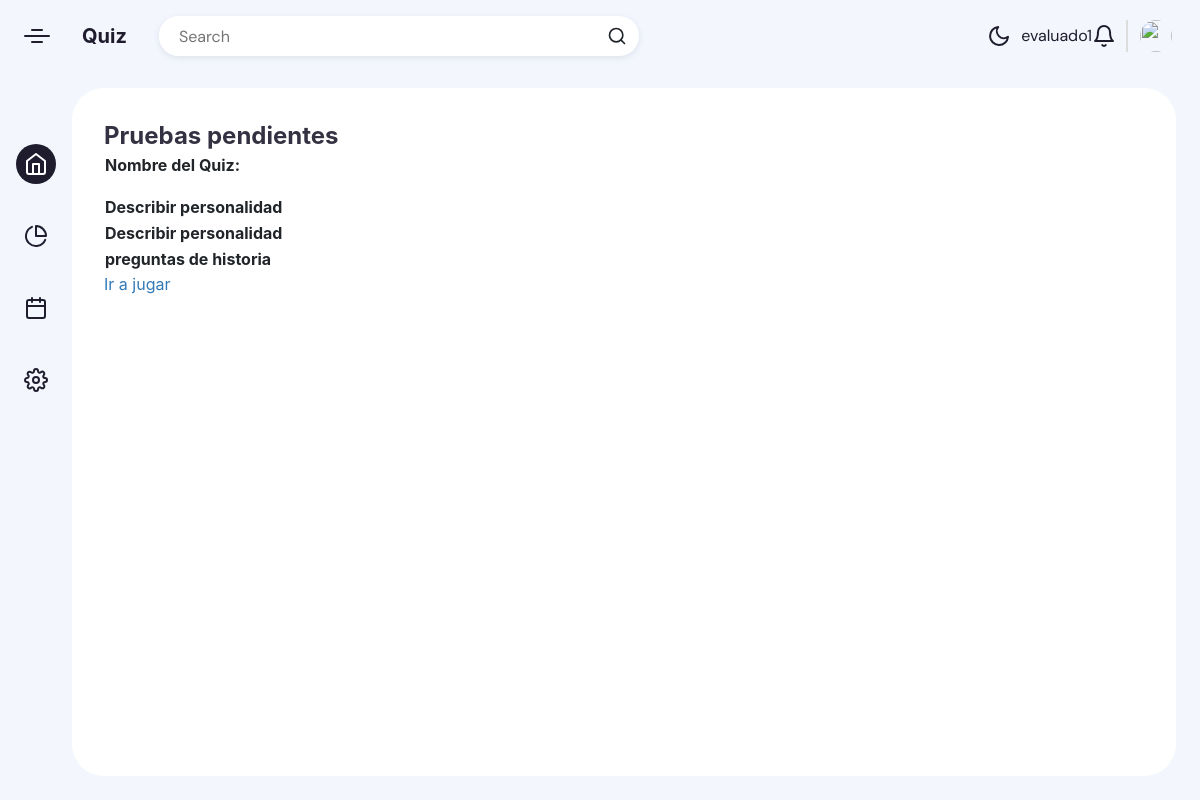
The page /tablaprocesos (signed in) on the database its author committed.
### app/models.py (models this page shows)
class Proceso(models.Model):
    id = models.AutoField(primary_key = True )
    nombre_proceso = models.CharField(max_length = 100)
    correo = models.EmailField(max_length = 100)
    class Tipo(models.TextChoices):
        PREGUNTAS = '1', "Preguntas"
        VOZ = '2', "VOZ"
        CARTAS = '3', "Cartas"
        VIDEOS = '4',"VIDEOS"
    tipo_quiz = models.CharField(
        max_length=2,
        choices=Tipo.choices,
        default=Tipo.CARTAS
    )
    def __str__(self):
        return self.nombre_proceso

### app/views.py (the view)
# urls.py: path('tablaprocesos', views.mostrar_procesos_incompletos,name="tablaprocesos"),
@login_required
def mostrar_procesos_incompletos(request):
    from django.contrib.auth.models import User
    from django.db.models import Q
    id_usuario = User.objects.filter(username=str(request.user))
    id_usuario = id_usuario[0].id
    campanas_incompletas = CampanaAsignada.objects.filter(Q(usuarioasignado_id=id_usuario) & Q(finalizo_campana=0))
    nombre_procesos_incompletos = []
    for proceso in campanas_incompletas:
        nombre_procesos_incompletos.append(str(proceso.procesoasignado))
    context = {
        'total_procesos':len(nombre_procesos_incompletos) if len(nombre_procesos_incompletos) > 0 else 0,
        'campaña_proceso':nombre_procesos_incompletos
    }
    return render(request,'tablaprocesos.html',context)

### app/templates/tablaprocesos.html (shortened to what this page needs)
<!DOCTYPE html>
<html lang="en">
<head>
    <link rel="stylesheet" href="https://cdnjs.cloudflare.com/ajax/libs/normalize/5.0.0/normalize.min.css">
    <link rel="stylesheet" href="https://maxcdn.bootstrapcdn.com/bootstrap/4.0.0/css/bootstrap.min.css">
    <link rel="stylesheet" href="../static/app/css/syles.css">
</head>
<body>
    <div class="app-container">
        <div class="app-header">
            <div class="app-header-left">
                <span class="app-icon"></span>
                <p class="app-name">Quiz </p>
                <div class="search-wrapper">
                    <input class="search-input" type="text" placeholder="Search">
                    <svg xmlns="http://www.w3.org/2000/svg" width="20" height="20" fill="none" stroke="currentColor" stroke-linecap="round" stroke-linejoin="round" stroke-width="2" class="feather feather-search" viewBox="0 0 24 24">
          <defs></defs>
          <circle cx="11" cy="11" r="8"></circle>
          <path d="M21 21l-4.35-4.35"></path>
        </svg>
                </div>
            </div>
            <div class="app-header-right">
                <button class="mode-switch" title="Switch Theme">
        <svg class="moon" fill="none" stroke="currentColor" stroke-linecap="round" stroke-linejoin="round" stroke-width="2" width="24" height="24" viewBox="0 0 24 24">
          <defs></defs>
          <path d="M21 12.79A9 9 0 1111.21 3 7 7 0 0021 12.79z"></path>
        </svg>
      </button>
                <button class="notification-btn">
                {{user}}
        <svg xmlns="http://www.w3.org/2000/svg" width="24" height="24" viewBox="0 0 24 24" fill="none" stroke="currentColor" stroke-width="2" stroke-linecap="round" stroke-linejoin="round" class="feather feather-bell">
          <path d="M18 8A6 6 0 0 0 6 8c0 7-3 9-3 9h18s-3-2-3-9" />
          <path d="M13.73 21a2 2 0 0 1-3.46 0" /></svg>
      </button>
                <button class="profile-btn">
        <img src="https://assets.codepen.io/3306515/IMG_2025.jpg" />
      </button>
            </div>
        </div>
        <div class="app-content">
            <div class="app-sidebar">
                <a href="{% url 'HomeUsuario' %}" class="app-sidebar-link active">
                    <svg xmlns="http://www.w3.org/2000/svg" width="24" height="24" viewBox="0 0 24 24" fill="none" stroke="currentColor" stroke-width="2" stroke-linecap="round" stroke-linejoin="round" class="feather feather-home">
          <path d="M3 9l9-7 9 7v11a2 2 0 0 1-2 2H5a2 2 0 0 1-2-2z" />
          <polyline points="9 22 9 12 15 12 15 22" /></svg>
                </a>
                <a href="" class="app-sidebar-link">
                    <svg class="link-icon" xmlns="http://www.w3.org/2000/svg" width="24" height="24" fill="none" stroke="currentColor" stroke-linecap="round" stroke-linejoin="round" stroke-width="2" class="feather feather-pie-chart" viewBox="0 0 24 24">
          <defs />
          <path d="M21.21 15.89A10 10 0 118 2.83M22 12A10 10 0 0012 2v10z" />
        </svg>
                </a>
                <a href="" class="app-sidebar-link">
                </a>
                <a href="" class="app-sidebar-link">
                </a>
            </div>
            <div class="projects-section">
                <div class="projects-section-header">
                    <p>Pruebas pendientes</p>
                </div>
                <div>
                    {% block content %}
                    <form method="POST">
                        <table>
                            <thead>
                                <th>
                                    <p>Nombre del Quiz:</p>
                                </th>
                            </thead>
                            <tbody>
                                {% comment %} {% for procesos in total_procesos %} {% endcomment %} {% for campaña in campaña_proceso %}
                                <tr>
                                    <th>
                                        {{campaña}}
                                    </th>
                                </tr>
                                {% endfor %} {% comment %} {% endfor %} {% endcomment %}
                            </tbody>
                        </table>
                        <a href="{% url 'jugar' %}">
                            Ir a jugar
                        </a>
                    </form>
                    {% endblock content %}
                </div>
            </div>
        </div>
</body>
</html>

### app/static/app/css/syles.css (style rules this page uses)
* { box-sizing: border-box; }
:root { --app-container: #f3f6fd; --main-color: #1f1c2e; --secondary-color: #4A4A4A; --link-color: #1f1c2e; --link-color-hover: #c3cff4; --link-color-active: #fff; --link-color-active-bg: #1f1c2e; --projects-section: #fff; --message-box-hover: #fafcff; --message-box-border: #e9ebf0; --more-list-bg: #fff; --more-list-bg-hover: #f6fbff; --more-list-shadow: rgba(209, 209, 209, 0.4); --button-bg: #1f1c24; --search-area-bg: #fff; --star: #1ff1c2e; --message-btn: #fff; }
html, body { width: 100%; margin: 0; height: 100%; flex-direction: column; }
body { padding: 0; box-sizing: border-box; display: flex; margin: 0; }
button, a { cursor: pointer; }
.app-container { display: flex; flex-direction: column; height: 100%; background-color: var(--app-container); transition: 0.2s; max-width: 1800px; }
.app-container button, .app-container input, .app-container optgroup, .app-container select, .app-container textarea { font-family: "DM Sans", sans-serif; }
.app-content { display: flex; margin: 0px; height: 100%; overflow: visible; padding: 16px 24px 24px 0; }
.app-header { display: flex; justify-content: space-between; align-items: center; width: 100%; padding: 16px 24px; position: relative; }
.app-header-left, .app-header-right { display: flex; align-items: center; }
.app-header-left { flex-grow: 1; }
.app-header-right button { margin-left: 10px; }
.app-icon { width: 26px; height: 2px; border-radius: 4px; background-color: var(--main-color); position: relative; }
.app-icon:before, .app-icon:after { content: ""; position: absolute; width: 12px; height: 2px; border-radius: 4px; background-color: var(--main-color); left: 50%; transform: translatex(-50%); }
.app-icon:before { top: -6px; }
.app-icon:after { bottom: -6px; }
.app-name { color: var(--main-color); margin: 0; font-size: 20px; line-height: 24px; font-weight: 700; margin: 0 32px; }
.mode-switch { background-color: transparent; border: none; padding: 0; color: var(--main-color); display: flex; justify-content: center; align-items: center; }
.search-wrapper { border-radius: 20px; background-color: var(--search-area-bg); padding-right: 12px; height: 40px; display: flex; justify-content: space-between; align-items: center; width: 100%; max-width: 480px; color: var(--light-font); box-shadow: 0 2px 6px 0 rgba(136, 148, 171, 0.2), 0 24px 20px -24px rgba(71, 82, 107, 0.1); overflow: hidden; }
.search-input { border: none; flex: 1; outline: none; height: 100%; padding: 0 20px; font-size: 16px; background-color: var(--search-area-bg); color: var(--main-color); }
.search-input:placeholder { color: var(--main-color); opacity: 0.6; }
.notification-btn { color: var(--main-color); padding: 0; border: 0; background-color: transparent; height: 32px; display: flex; justify-content: center; align-items: center; }
.profile-btn { padding: 0; border: 0; background-color: transparent; display: flex; align-items: center; padding-left: 12px; border-left: 2px solid #ddd; }
.profile-btn img { width: 32px; height: 32px; -o-object-fit: cover; object-fit: cover; border-radius: 50%; margin-right: 4px; }
.app-sidebar { padding: 40px 16px; display: flex; flex-direction: column; align-items: center; }
.app-sidebar-link { color: var(--main-color); color: var(--link-color); margin: 16px 0; transition: 0.2s; border-radius: 50%; flex-shrink: 0; width: 40px; height: 40px; display: flex; justify-content: center; align-items: center; }
.app-sidebar-link.active { background-color: var(--link-color-active-bg); color: var(--link-color-active); }
.projects-section { flex: 2; background-color: var(--projects-section); border-radius: 32px; padding: 32px 32px 0 32px; overflow: hidden; height: 100%; display: block; flex-direction: column; }
.projects-section-header { display: flex; justify-content: space-between; align-items: center; margin-bottom: 24px; color: var(--main-color); margin: 0px; }
.projects-section-header p { font-size: 24px; line-height: 32px; font-weight: 700; opacity: 0.9; margin: 0; color: var(--main-color); }
body { background-color: #ddd; }
a { color: #3c8dbc; }
a { color: #337ab7; text-decoration: none; }

### rows shown on the page
Proceso: campaña_proceso "Describir personalidad" "Describir personalidad"
Proceso: campaña_proceso "preguntas de historia"

### other values the page prints
{{ user }} "evaluado1"
